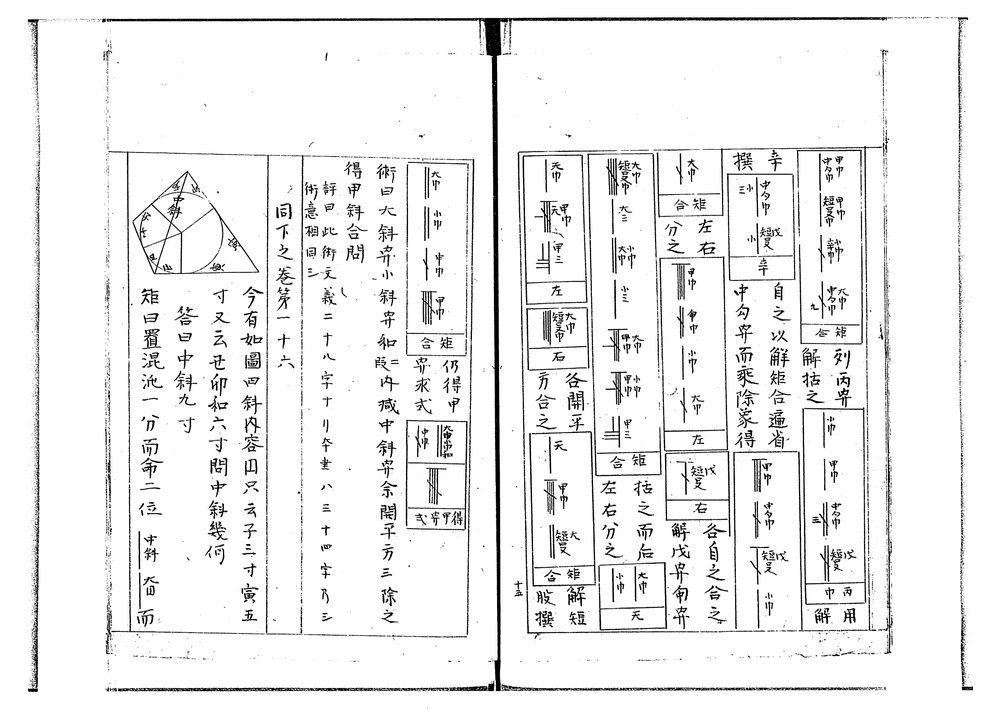
#> input picture image/imaaru/ima0.png, 991 x 712 px, shrunk from 2560 x 1840 before the run, found by its file name; its folder holds only this picture in this run
$ python preprocessing.py
#> lines starting #> are read from the running program, lines starting #| are printed output that depends on the picture; after the words box and inside, x2 and y2 are one past the last pixel; in counts of white or black regions, pixels touching at a corner belong together
#!/usr/bin/env python3
# -*- coding: utf-8 -*-
"""
Created on Mon Sep  3 13:54:34 2018

@author: omusubi
"""

import os
import cv2
import numpy as np
import sys

path = "/Users/omusubi/Downloads/前処理画像/imaaru"
path_list = os.listdir(path)
print(path_list)
def main():
    i = 0
    for path_last in path_list:

        # 入力画像の読み込み
        img = cv2.imread("/Users/omusubi/Downloads/前処理画像/imaaru/{}".format(path_last))
#> img is the input picture: shape (712, 991, 3); min 0, max 255, mean 238.7
        # グレースケール変換
        gray = cv2.cvtColor(img, cv2.COLOR_RGB2GRAY)
        ret, th2 = cv2.threshold(gray, 0, 255, cv2.THRESH_OTSU)
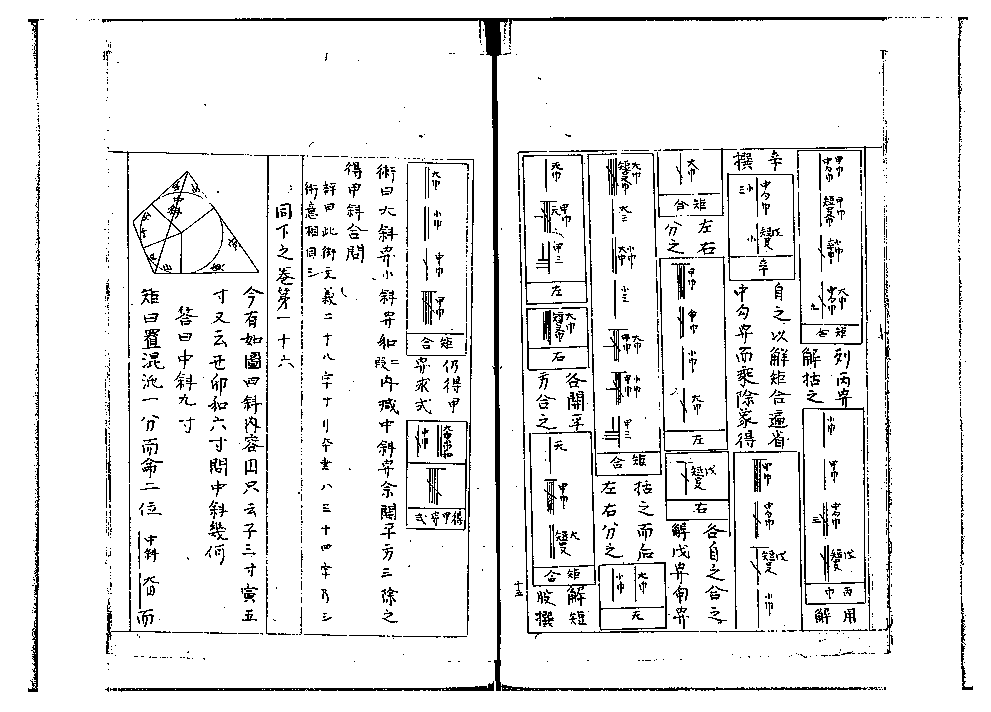
#> th2: shape (712, 991); 92.4% white; black in thin lines or dots
#> ret = 162

        img = th2
        img = cv2.bitwise_not(img)
#> img: shape (712, 991); 7.6% white in thin lines or dots

        # カーネルの定義
        kernel = np.ones((6, 6), np.uint8)

        dilate = cv2.dilate(img, kernel)
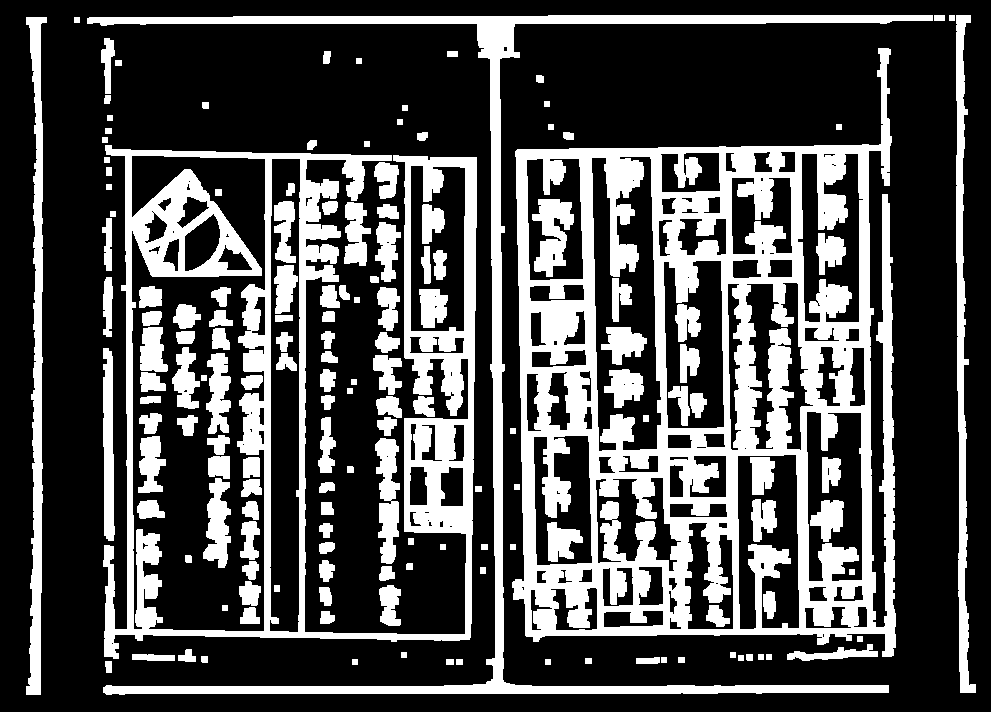
#> dilate: shape (712, 991); 30.1% white; 158 white regions, largest, box (x1, y1, x2, y2) and area: (512, 48, 896, 657) 89165, (103, 145, 477, 659) 42335, (87, 15, 933, 695) 20709
        erode = cv2.erode(dilate, kernel)
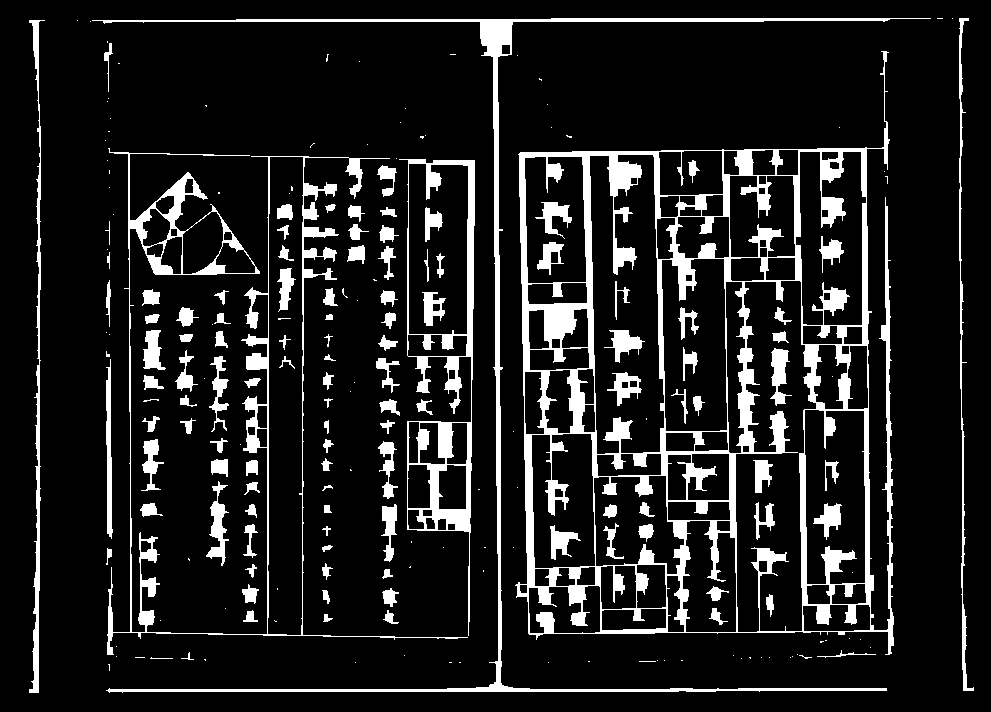
#> erode: shape (712, 991); 12.7% white; 212 white regions (97 under 20 px), largest, box (x1, y1, x2, y2) and area: (515, 51, 894, 655) 39693, (107, 148, 468, 655) 9444, (92, 18, 931, 693) 8912

        dilate = cv2.bitwise_not(dilate)
        erode = cv2.bitwise_not(erode)

        cv2.imwrite("dilate-"+str(path_last), dilate)
        cv2.imwrite("erode-"+str(path_last), erode)

if __name__ == "__main__":
    main()

$ run again, on image/imaaru/ima5.png
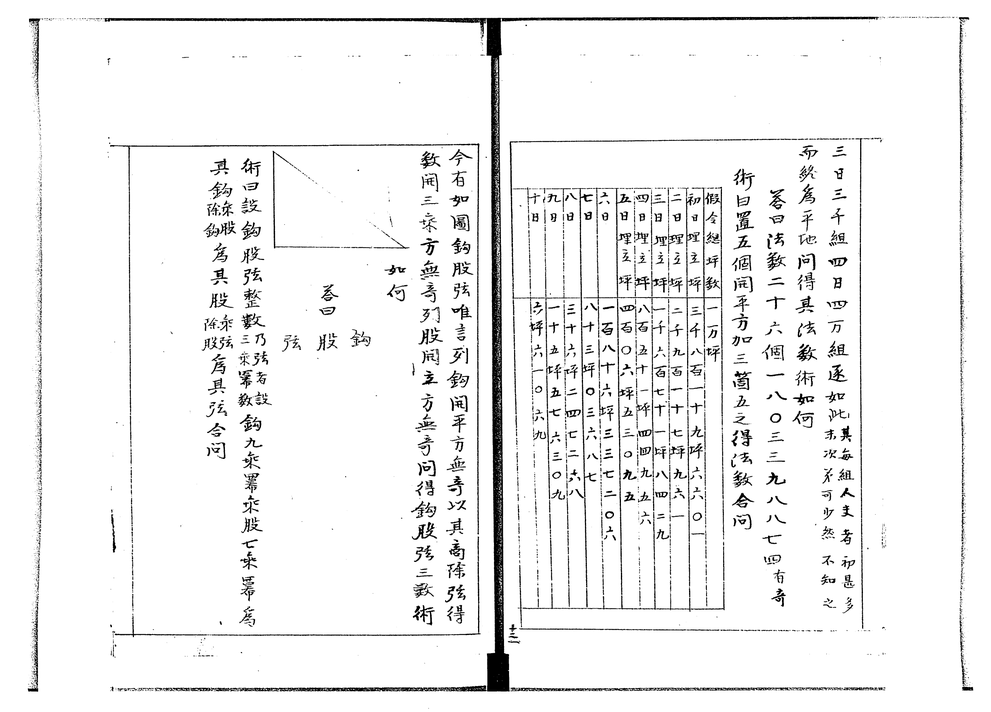
#> input picture image/imaaru/ima5.png, 991 x 712 px, shrunk from 2560 x 1840 before the run, found by its file name
#> in main, img is the input picture: shape (712, 991, 3); min 0, max 255, mean 240.8
#> in main, `ret, th2 = cv2.threshold(gray, 0, 255, cv2.THRESH_OTSU)`:
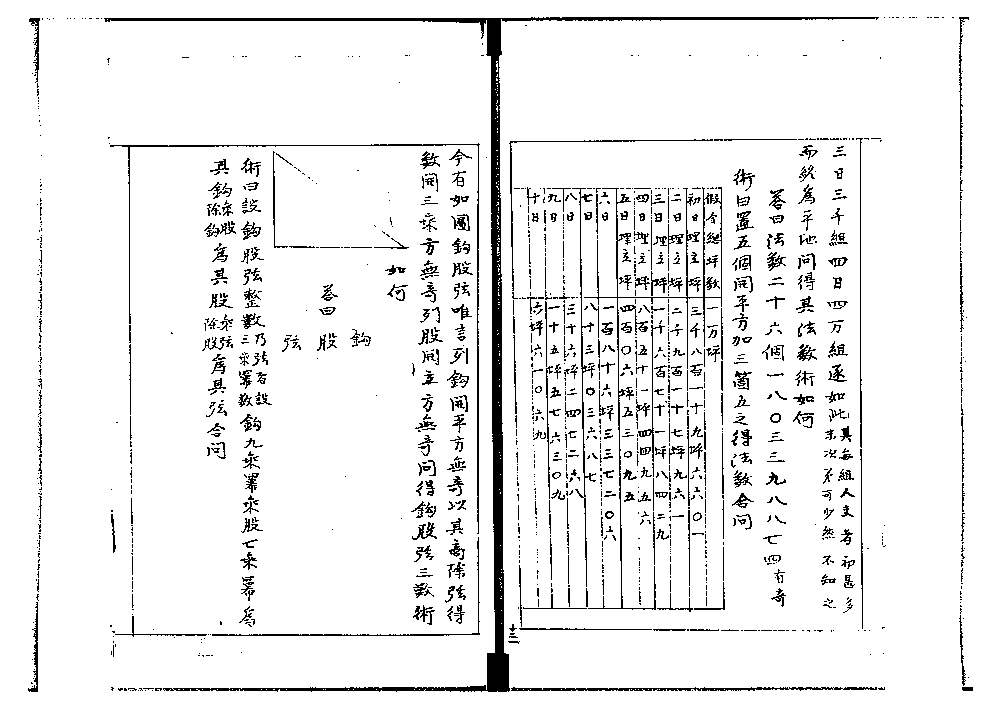
#> th2: shape (712, 991); 93.4% white; black in thin lines or dots
#> ret = 161
#> img: shape (712, 991); 6.6% white in thin lines or dots
#> in main, `erode = cv2.erode(dilate, kernel)`:
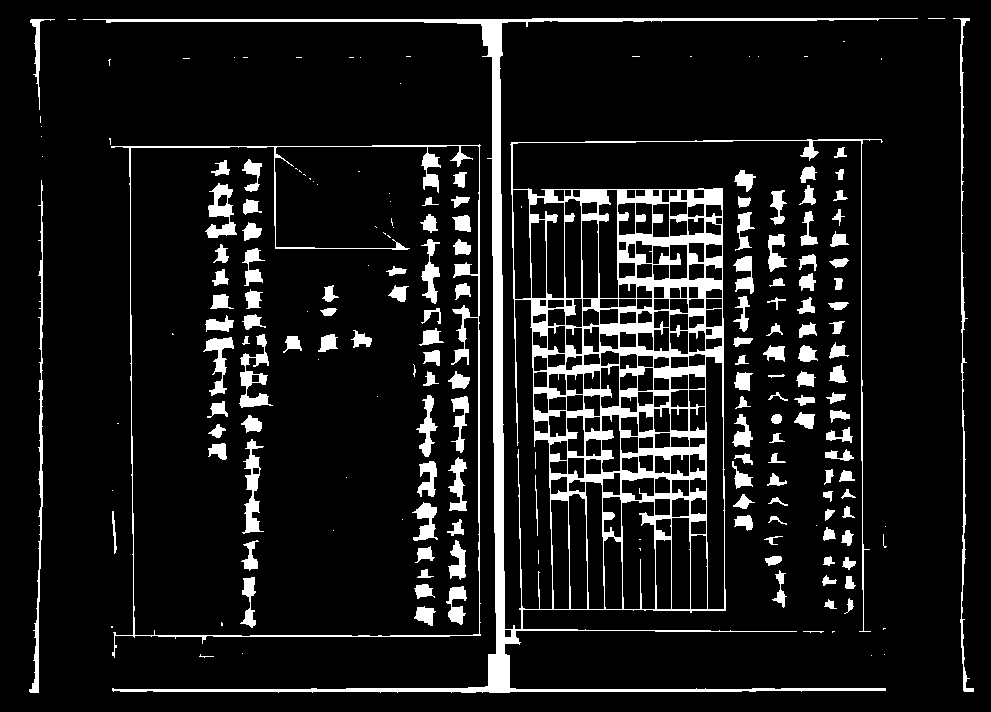
#> erode: shape (712, 991); 10.1% white; 197 white regions (64 under 20 px), largest, box (x1, y1, x2, y2) and area: (83, 18, 918, 693) 37886, (111, 144, 481, 658) 4349, (953, 18, 974, 692) 1451

$ run again, on image/imaaru/ima1.png
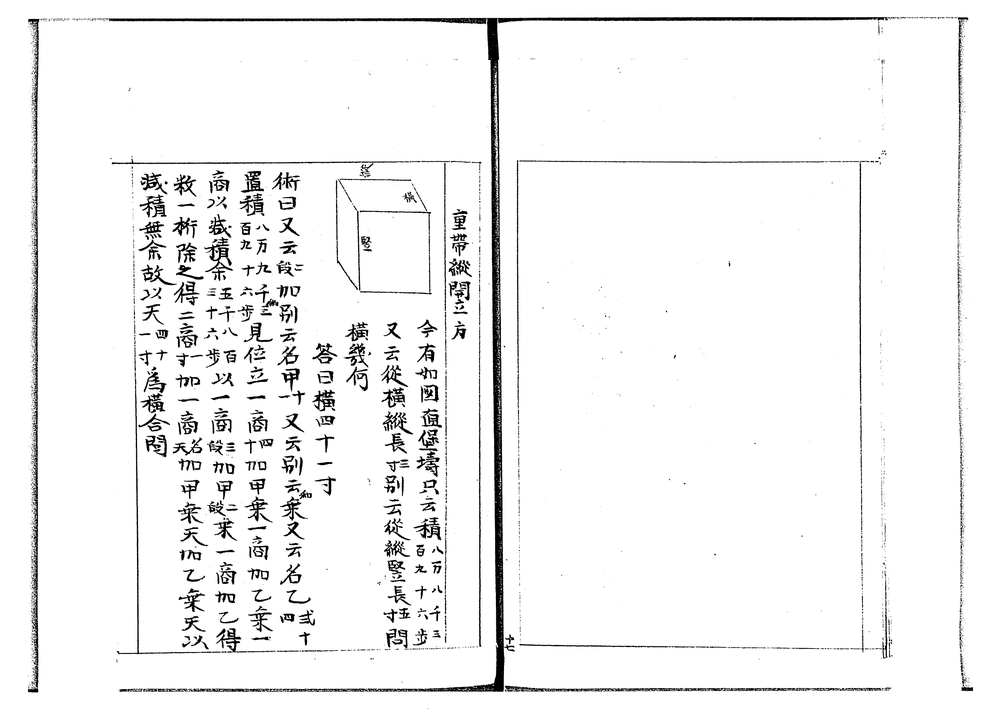
#> input picture image/imaaru/ima1.png, 991 x 712 px, shrunk from 2560 x 1840 before the run, found by its file name
#> in main, img is the input picture: shape (712, 991, 3); min 0, max 255, mean 242.5
#> in main, `ret, th2 = cv2.threshold(gray, 0, 255, cv2.THRESH_OTSU)`:
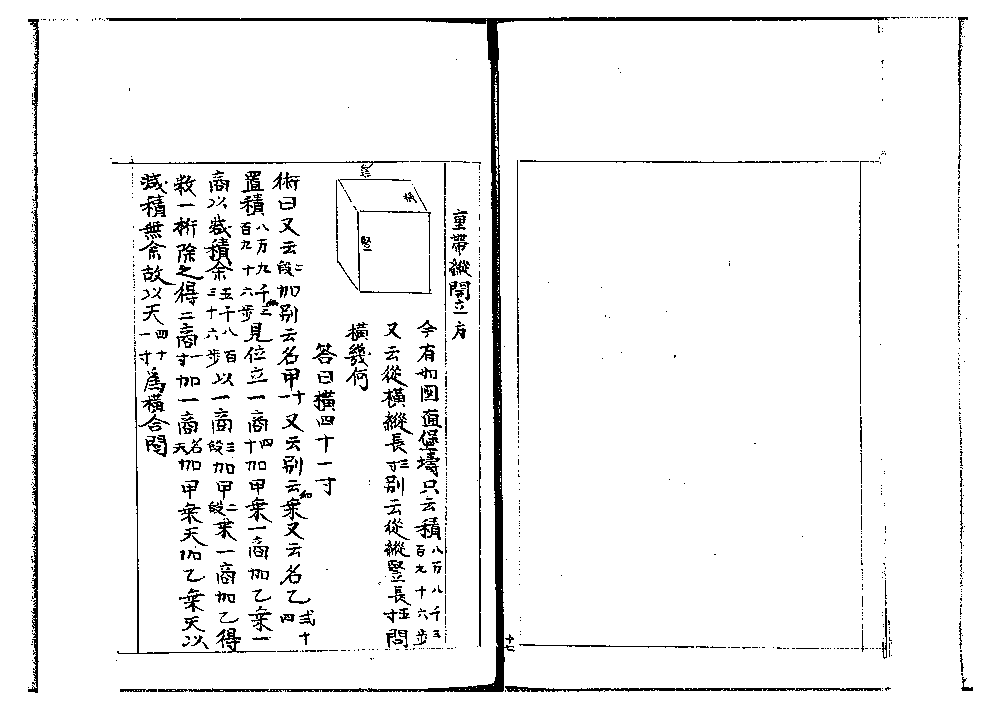
#> th2: shape (712, 991); 94.5% white; black in thin lines or dots
#> ret = 155
#> img: shape (712, 991); 5.5% white in thin lines or dots
#> in main, `erode = cv2.erode(dilate, kernel)`:
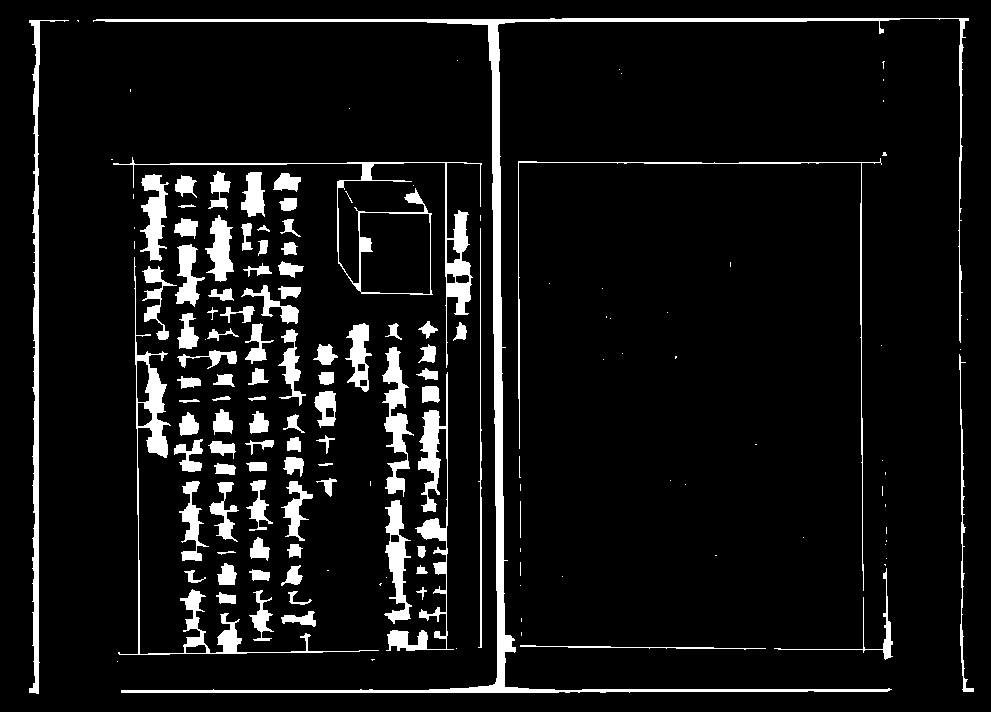
#> erode: shape (712, 991); 8% white; 148 white regions (58 under 20 px), largest, box (x1, y1, x2, y2) and area: (93, 18, 969, 693) 11876, (118, 257, 379, 655) 3717, (113, 157, 482, 368) 3653
